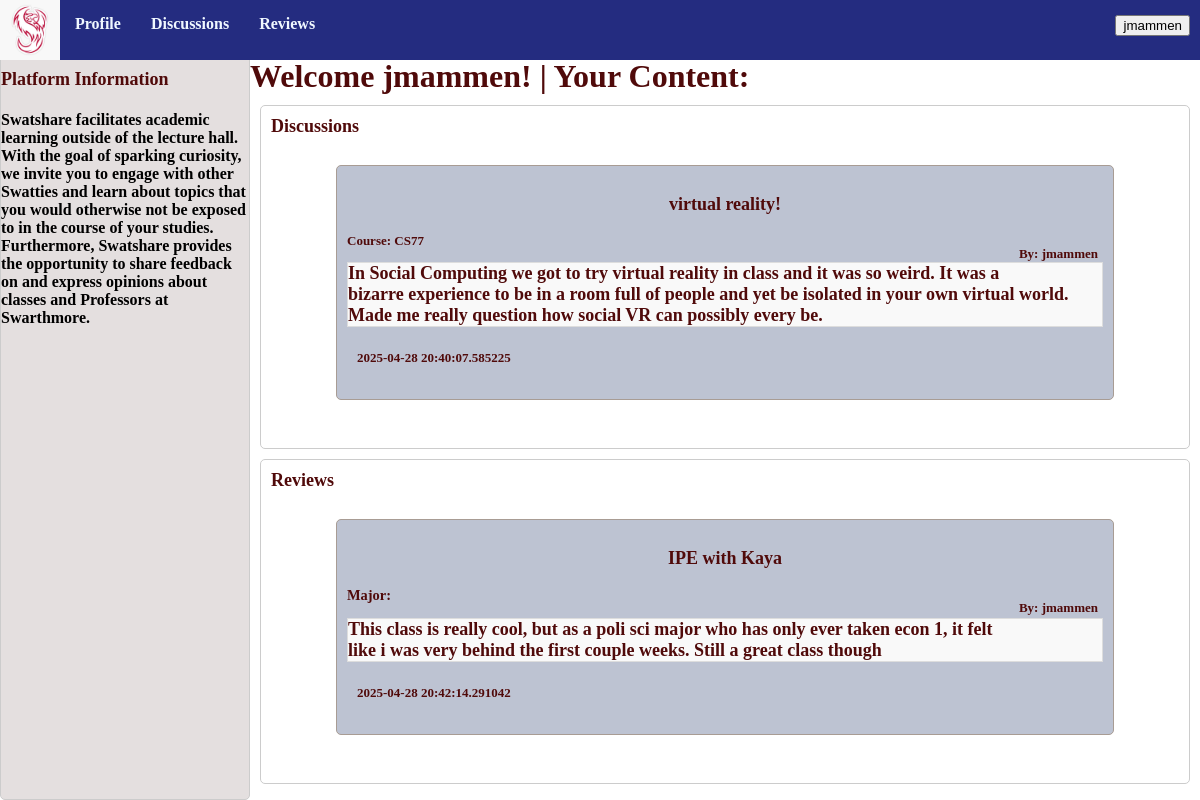
Screenshot of /home (signed in) with the database file from the repository.
### models.py (models this page shows, shortened)
class Discussion(db.Model):
    id = db.Column(db.Integer, primary_key=True)
    title = db.Column(db.String(255), nullable=False)
    content = db.Column(db.Text, nullable=False)
    created_at = db.Column(db.DateTime, default=db.func.current_timestamp())
    course = db.Column(db.Text)
    author = db.Column(db.Text, nullable=False)
    comments = db.relationship('Comment', backref='discussion', cascade="all, delete-orphan", lazy=True)
    up_votes = db.Column(db.Integer, default = 0)

class Review(db.Model):
    id = db.Column(db.Integer, primary_key=True)
    title = db.Column(db.String(255), nullable=False)
    content = db.Column(db.Text, nullable=False)
    created_at = db.Column(db.DateTime, default=db.func.current_timestamp())
    rating = db.Column(db.Integer, nullable=False)
    author = db.Column(db.Text, nullable=False)
    comments = db.relationship('Comment', backref='review', cascade="all, delete-orphan", lazy=True)
    major = db.Column(db.Text, nullable=False)

### app.py (the view)
@app.route('/home') #code for our home page that allows users to select discussions and reviews tab
def home():
    discussions=db.session.query(Discussion).filter_by(author=session["username"]).all()
    reviews=db.session.query(Review).filter_by(author=session["username"]).all()
    discussion_data=[]
    review_data=[]
    for discussion in discussions:
        discussion_data.append({
            'id': discussion.id,
            'title': discussion.title,
            'author': discussion.author,
            'created_at': discussion.created_at,
            'content': discussion.content,
            'course': discussion.course,
            'up_votes': discussion.up_votes,
        })
    for review in reviews:
        review_data.append({
            'id': review.id,
            'title': review.title,
            'author': review.author,
            'created_at': review.created_at,
            'content': review.content,
            'rating': review.rating,
        })
    return render_template('home.html', discussions=discussion_data, reviews=review_data)

### templates/home.html (shortened to what this page needs)
{% extends "base.html" %}
{%block head%}
{{ super() }}
{% endblock %}
{%block content %}
<div class="container">
    <div class="sidebar">
        <br>
        <p1 style="text-align:center;">Platform Information</p1>
        <h4>Swatshare facilitates academic learning outside of the lecture hall. With the goal of sparking curiosity, we invite you to engage with other Swatties and learn about topics that you would otherwise not be exposed to in the course of your studies. Furthermore, Swatshare provides the opportunity to share feedback on and express opinions about classes and Professors at Swarthmore.
            </h4>
        <br>
    </div>
    <div class="space">
        <br>
        <p2> Welcome {{ session.username}}! | Your Content:</p2>
        <div class="list-group">
            <p class="section-title">Discussions</p>
            {% for discussion in discussions %}
            <a href="{{ url_for('dis_posts', discussion_id=discussion.id) }}" class="list-group-item">
                <div class="whereithappens">
                    <div id="header">
                        <p id="title">{{discussion.title}}</p>
                        <p id="author">By: {{discussion.author}}</p>
                        <p id="course">Course: {{discussion.course}}</p>
                    </div>
                    <p id="content">{{discussion.content}}</p>
                    <div id="information">
                        <p id="created_at">{{discussion.created_at}}</p>
                    </div>
                </div>
            </a>
            {% endfor %}
        </div>
        <div class="list-group">
            <p class="section-title">Reviews</p>
            {% for review in reviews %}
            <a href="{{ url_for('rev_posts', review_id=review.id) }}" class="list-group-item">
                <div class="whereithappens">
                    <div id="header">
                        <p id="title">{{review.title}}</p1>
                        <p id="author">By: {{review.author}}</p>
                        <p id="major">Major: {{review.major}}</p>
                    </div>
                    <p id="content">{{review.content}}</p>
                    <div id="information">
                        <p id="created_at">{{review.created_at}}</p>
                    </div>
                </div>
            </a>
            {% endfor %}
        </div>
    </div>
</div>
{%endblock%}

### static/styles/base.css (style rules this page uses)
body { margin: 0; padding: 0; }
p { font-size: 0.8em; }
p1 { color: rgb(80, 10, 10); font-weight: bold; font-size: large; }
p2 { color: rgb(80, 10, 10); font-weight: bold; font-size: xx-large; text-align: center; }
a { color: rgb(80, 10, 10); font-weight: bold; font-size: medium; text-decoration: none; }
.container { font-family:montserrat; display: grid; grid-template-columns: 250px 1fr; height: 100vh; }
.sidebar { background: #e4dfdf; border: 1px solid #ccc; border-radius: 5px; padding-top: 50px; }
.space { padding-top: 40px; }
.list-group { background-color: #ffffff; border: 1px solid #ccc; padding: 10px; padding-left: 75px; padding-right: 75px; margin: 10px; border-radius: 5px; }
.list-group-item { padding: 10px; margin: 10px; }
.whereithappens { padding: 10px; background-color: #bdc3d2; border: 1px solid #a89c94; margin-bottom: 20px; border-radius: 5px; font-family:montserrat; font-size: large; }
#content { border: 1px solid #ddd; margin: auto; background-color: #f9f9f9; font-size: large; }
#header #title { color: rgb(80, 10, 10); font-weight: bolder; font-size: large; text-align: center; }
#header #author { color: rgb(80, 10, 10); font-weight: bold; font-size: small; margin-right: 5px; position: relative; float: right; }
#header #course { color: rgb(80, 10, 10); font-size: small; }
#information { display: grid; grid-template-columns: repeat(3, auto); padding: 5px; margin: 5px; }
#information p { font-size: small; }
.section-title { margin-left: -65px; margin-top: 0; margin-bottom: 10px; color: rgb(80, 10, 10); font-weight: bold; font-size: large; }

### rows the page displays
Discussion: title "virtual reality!", author "jmammen", course "CS77", content "In Social Computing we got to try virtual reality in class and it was so weird. It was a bizarre experience to be in a room full of people and yet be isolated in your own virtual world. Made me really question how social VR can possibly every be.", created_at "2025-04-28 20:40:07.585225"
Review: title "IPE with Kaya", author "jmammen", content "This class is really cool, but as a poli sci major who has only ever taken econ 1, it felt like i was very behind the first couple weeks. Still a great class though", created_at "2025-04-28 20:42:14.291042"

### other values shown
{{ session.username }} "jmammen"
